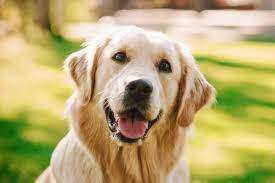
#> input picture perro.jpeg, 275 x 183 px, found by its file name
$ python valorPixel.py
#> lines starting #> are read from the running program, lines starting #| are printed output that depends on the picture
from PIL import Image

imagenUno = Image.open("H:/PC/Downloads/perro.jpeg")
#> imagenUno is the input picture: PIL image 275x183 RGB; mean R, G, B 185.3, 170.2, 113.1
imagen = imagenUno.convert('L')
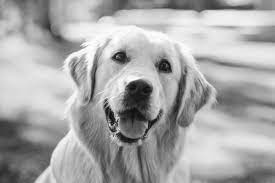
#> imagen: PIL image 275x183 L; min 4, max 255, mean 168.2

pixeles = imagen.load()
tamano = imagen.size
#> tamano = (275, 183)
anchura = tamano[0]
#> anchura = 275
altura = tamano[1]
#> altura = 183

min_valor = 255  # Valor máximo inicial para escala de grises
min_pixel = None
min_x = 0
min_y = 0

for y in range(altura):
    for x in range(anchura):
        pixel = pixeles[x, y]
        if pixel < min_valor:
            min_valor = pixel
            min_pixel = (x, y)
            min_x = x
            min_y = y
#> after the loop, min_pixel = (113, 123); min_valor = 4; min_x = 113; min_y = 123

print("Ubicación del pixel de menor valor:", min_pixel)
#| Ubicación del pixel de menor valor: (113, 123)
print("Valor mínimo del pixel:", min_valor)
#| Valor mínimo del pixel: 4
print("Coordenadas x:", min_x)
#| Coordenadas x: 113
print("Coordenadas y:", min_y)
#| Coordenadas y: 123
imagen.show()
